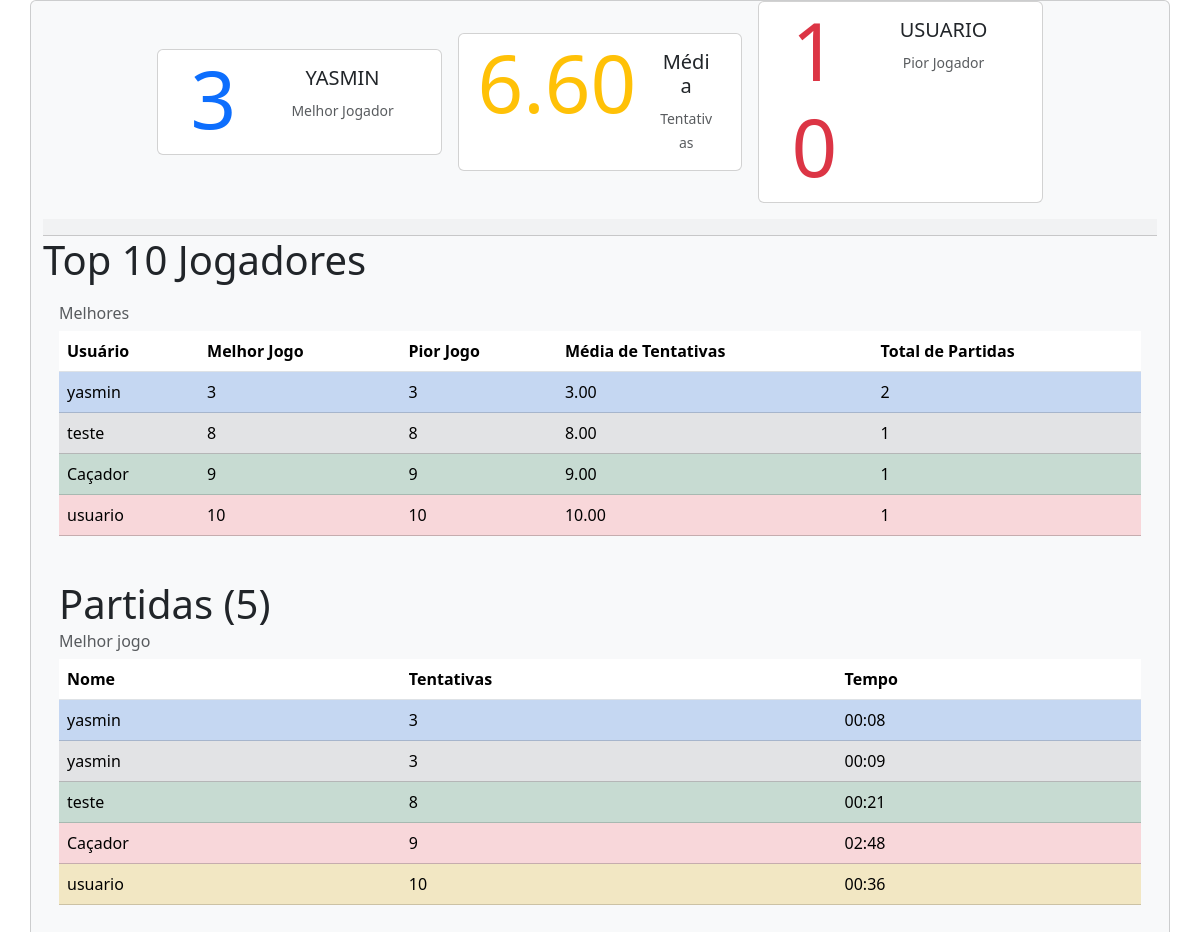
Page /ranking on the committed database.
### tables this page shows
CREATE TABLE partidas (
            id INTEGER PRIMARY KEY AUTOINCREMENT,
            nome_usuario TEXT,
            tentativas INTEGER,
            inicio TIMESTAMP,
            fim DATETIME);

### web/web.py (the view)
@app.route("/ranking")
def ranking():
    conn = sqlite3.connect("../bancodedados.db")
    cursor = conn.cursor()
    cursor.execute("""
        select nome_usuario, tentativas, strftime('%M:%S', strftime('%s', datetime(fim, 'localtime')) - strftime('%s', datetime(inicio, 'localtime')), 'unixepoch')  as tempo
        from partidas order by tentativas, tempo asc""")
    resultados = cursor.fetchall()
    cursor.execute("""select avg(tentativas) as media
          from partidas """)
    media = cursor.fetchone()
    cursor.execute("""SELECT nome_usuario, min(tentativas) as min, max(tentativas) as max, avg(tentativas) as media, count(*) as partidas FROM partidas GROUP by nome_usuario ORDER by min ASC LIMIT 10""")
    ranking = cursor.fetchall()
    conn.close()
    return render_template ('index.html', resultados = resultados, media=media, ranking=ranking)

### web/templates/index.html (shortened to what this page needs)
<!DOCTYPE html>
<html lang="en">
<head>
    <link href="https://cdn.jsdelivr.net/npm/bootstrap@5.3.2/dist/css/bootstrap.min.css" rel="stylesheet"
>
</head>
<body>
    <div class="card bg-light container">
        <div class="row align-center   justify-content-center column-gap-3">
            <div class="card mb-3   text-center align-self-center col-3">
                <div class="row g-0">
                    <div class="col-4  text-primary">
                        <h1 class="display-1">{{resultados[0][1] |upper}}</h1>
                    </div>
                    <div class="col-md-8 ">
                        <div class="card-body">
                            <h5 class="card-title">{{resultados[0][0] | upper }}</h5>
                            <p class="card-text"><small class="text-body-secondary">Melhor Jogador</small></p>
                        </div>
                    </div>
                </div>
            </div>
            <div class="card mb-3   text-center align-self-center col-3">
                <div class="row g-0">
                    <div class="col-8  text-warning">
                        <h1 class="display-1">{{'%0.2f' | format(media[0] |float)}}</h1>
                    </div>
                    <div class="col-md-4 ">
                        <div class="card-body">
                            <h5 class="card-title">Média</h5>
                            <p class="card-text"><small class="text-body-secondary"> Tentativas</small></p>
                        </div>
                    </div>
                </div>
            </div>
            <div class="card mb-3 col-3 text-center align-self-center" >
                <div class="row g-0">
                    <div class="col-md-4">
                        <h1 class="display-1 text-danger">{{resultados[-1][1] |upper}}</h1>
                    </div>
                    <div class="col-md-8">
                        <div class="card-body">
                            <h5 class="card-title">{{resultados[-1][0] | upper }}</h5>
                            <p class="card-text"><small class="text-body-secondary">Pior Jogador</small></p>
                        </div>
                    </div>
                </div>
            </div>
        </div>
        <h1 class="card-header bg"><h1>Top 10 Jogadores</h1>
        <div class="card-body">
            <h6 class="card-subtitle mb-2 text-body-secondary">Melhores</h6>
            <table class="table table-striped">
                <thead>
                    <tr>
                        <th> Usuário </th>
                        <th> Melhor Jogo </th>
                        <th> Pior Jogo </th>
                        <th> Média de Tentativas</th>
                        <th> Total de Partidas </th>
                    </tr>
                </thead>
                <tbody>
                    {%set colors= cycler("table-primary", "table-secondary", "table-success", "table-danger", "table-warning", "table-info", "tabe-light","table-dark" )%}
                    {%for r in ranking %}
                    <tr class="{{colors.next()  }}">
                        <td> {{r[0]}}</td>
                        <td> {{r[1]}}</td>
                        <td> {{r[2]}}</td>
                        <td> {{'%0.2f' | format(r[3] |float)}}</td>
                        <td> {{r[4]}}</td>
                    </tr>
                    {%endfor%}
                </tbody>
            </table>
        </div>
        <div class="card-body">
            <h1 class="card-subtitle mb-2 text-body-primary">Partidas ({{resultados|count}})</h1>
            <h6 class="card-subtitle mb-2 text-body-secondary">Melhor jogo</h6>
            <table class="table table-striped">
                <thead>
                    <tr>
                        <th> Nome </th>
                        <th> Tentativas </th>
                        <th> Tempo </th>
                    </tr>
                </thead>
                <tbody>
                    {%set colors= cycler("table-primary", "table-secondary", "table-success", "table-danger", "table-warning", "table-info", "tabe-light","table-dark" )%}
                    {%for r in resultados %}
                    <tr class="{{colors.next()  }}">
                        <td> {{r[0]}}</td>
                        <td> {{r[1]}}</td>
                        <td> {{r[2]}}</td>
                    </tr>
                    {%endfor%}
                </tbody>
            </table>
        </div>
    </div>
</body>
</html>

### rows in the picture
partidas: tentativas "3", nome_usuario "YASMIN", nome_usuario "yasmin", r "00:08"
partidas: nome_usuario "USUARIO", nome_usuario "usuario", tentativas "10", tentativas "10.00", r "1", r "00:36"
partidas: nome_usuario "teste", tentativas "8", tentativas "8.00", r "1", r "00:21"
partidas: nome_usuario "Caçador", tentativas "9", tentativas "9.00", r "1", r "02:48"
partidas: nome_usuario "yasmin", tentativas "3", r "00:09"

### other values in the picture
{{ '%0.2f' | format(media[0] |float) }} "6.60"
{{ r[0] }} "yasmin"
{{ r[1] }} "3"
{{ r[2] }} "3"
{{ '%0.2f' | format(r[3] |float) }} "3.00"
{{ r[4] }} "2"
{{ resultados|count }} "5"
